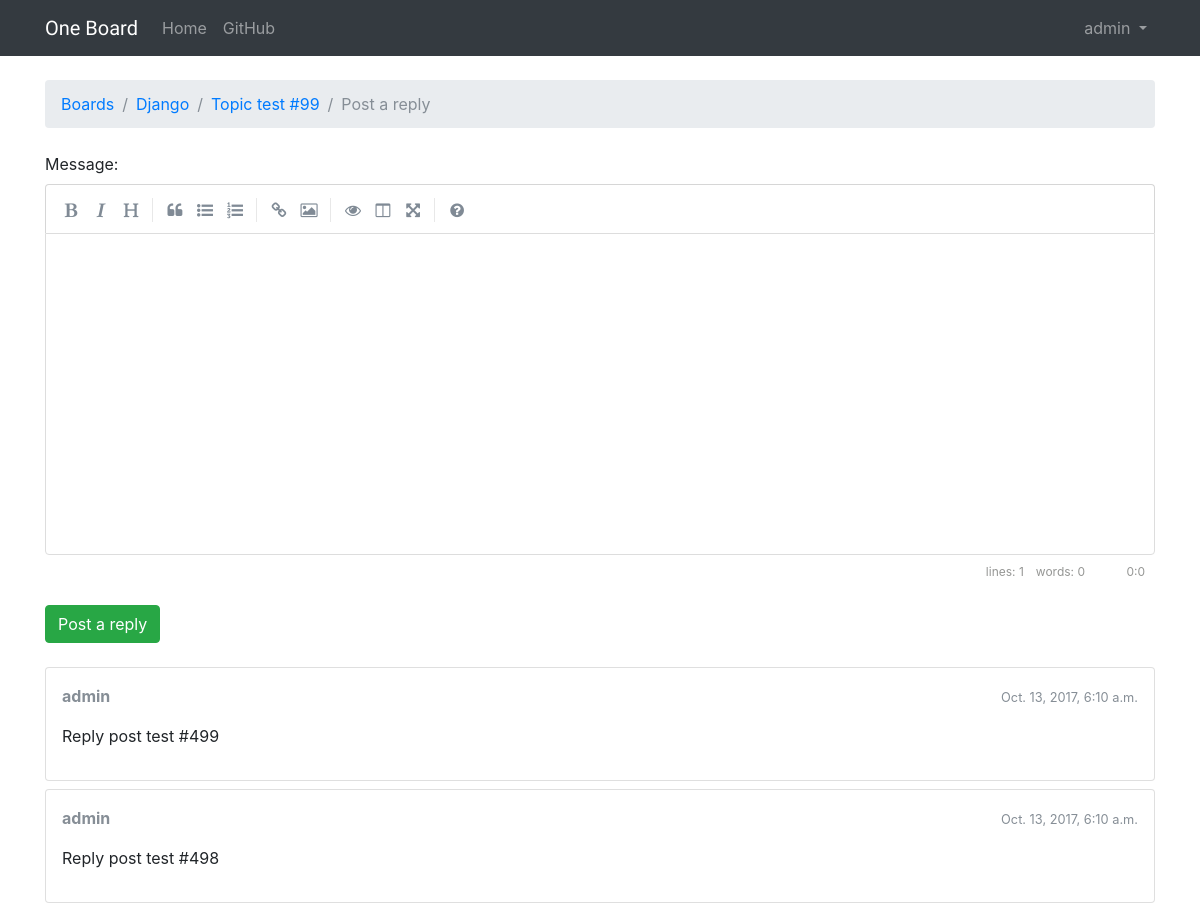
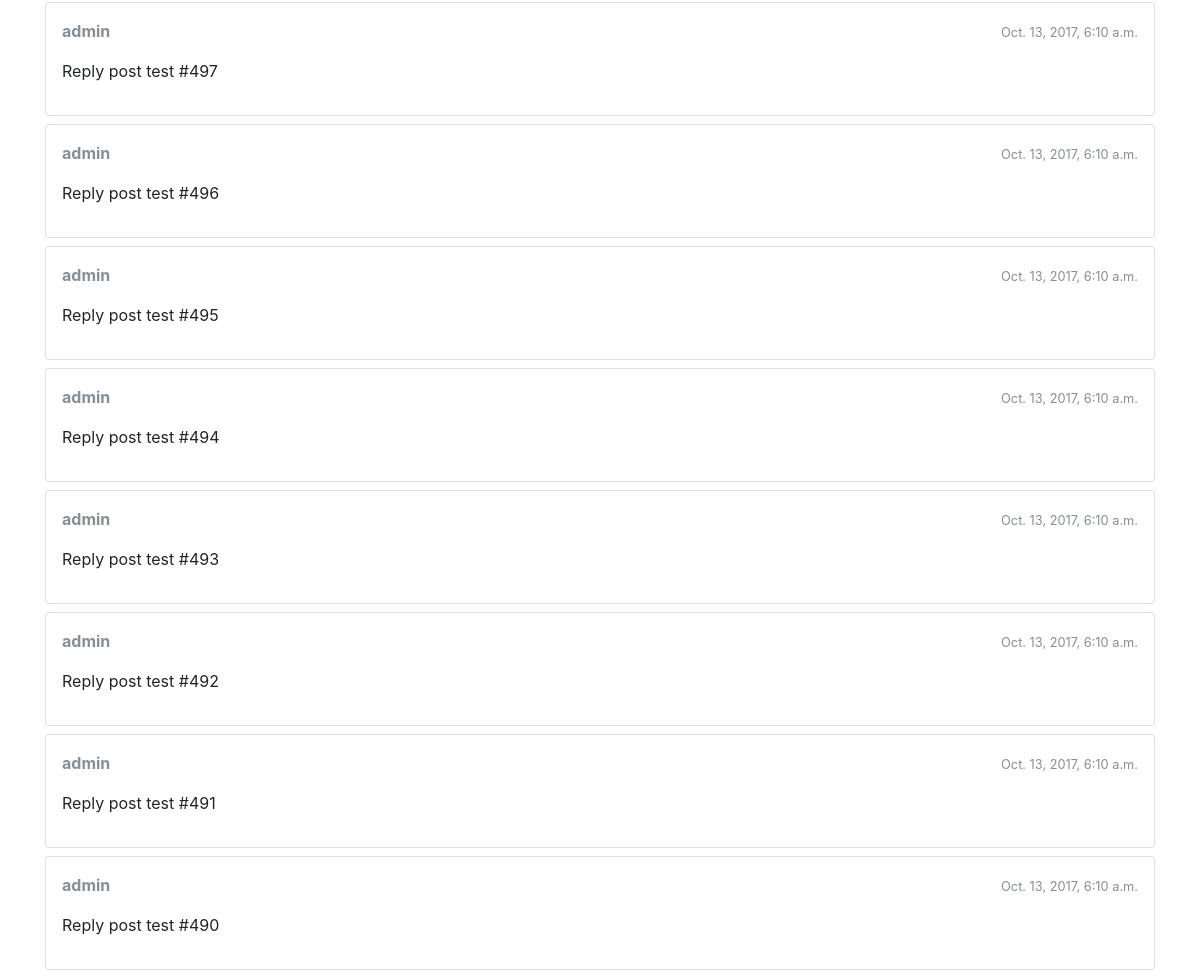
The page /boards/1/topics/110/reply/ (signed in) on the database as committed earlier (2 pictures, top to bottom).
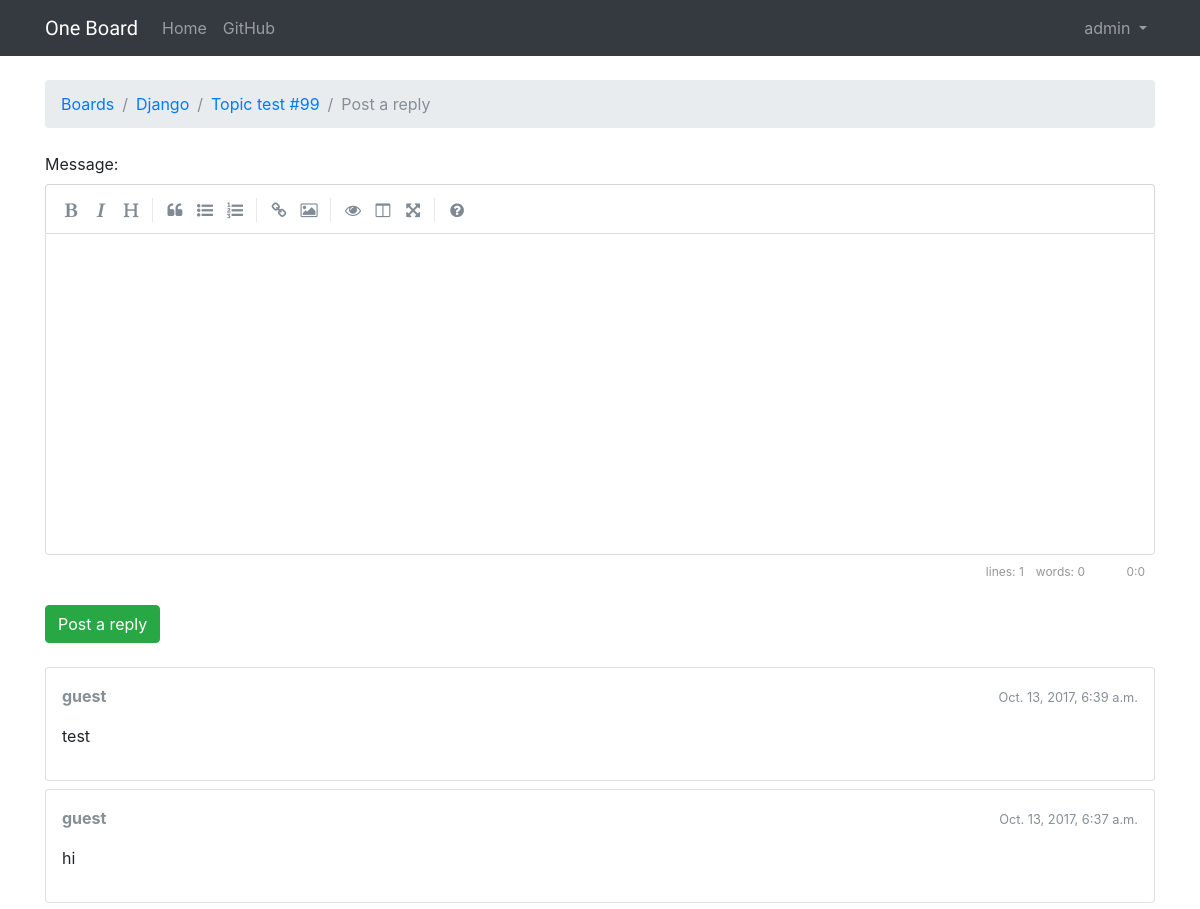
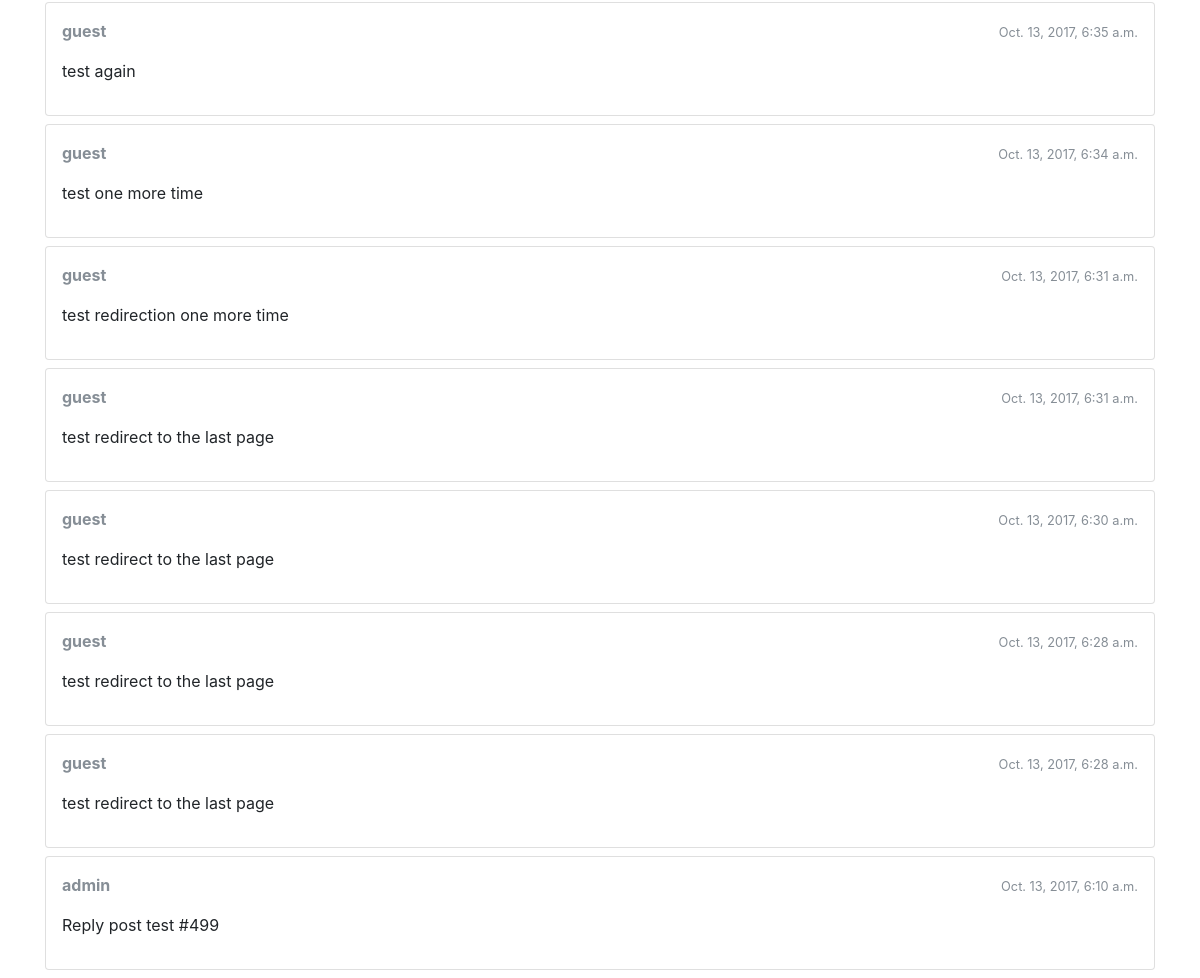
The same page on the database as committed later (2 pictures, top to bottom).
### boards/models.py (models this page shows, shortened)
class Post(models.Model):
    message = models.TextField(max_length=4000)
    topic = models.ForeignKey(Topic, related_name='posts')
    created_at = models.DateTimeField(auto_now_add=True)
    updated_at = models.DateTimeField(null=True)
    created_by = models.ForeignKey(User, related_name='posts')
    updated_by = models.ForeignKey(User, null=True, related_name='+')
    def get_message_as_markdown(self):
        return mark_safe(markdown(self.message, safe_mode='escape'))

### boards/views.py (the view)
# urls.py: url(r'^boards/(?P<pk>\d+)/topics/(?P<topic_pk>\d+)/reply/$', views.reply_topic, name='reply_topic'),
@login_required
def reply_topic(request, pk, topic_pk):
    topic = get_object_or_404(Topic, board__pk=pk, pk=topic_pk)
    if request.method == 'POST':
        form = PostForm(request.POST)
        if form.is_valid():
            post = form.save(commit=False)
            post.topic = topic
            post.created_by = request.user
            post.save()
            topic.last_updated = timezone.now()
            topic.save()
            topic_url = reverse('topic_posts', kwargs={'pk': pk, 'topic_pk': topic_pk})
            topic_post_url = '{url}?page={page}#{id}'.format(
                url=topic_url,
                id=post.pk,
                page=topic.get_page_count()
            )
            return redirect(topic_post_url)
    else:
        form = PostForm()
    return render(request, 'reply_topic.html', {'topic': topic, 'form': form})

### boards/models.py (called while the page is built)
    def get_last_ten_posts(self):
        return self.posts.order_by('-created_at')[:10]

### boards/templatetags/form_tags.py (called while the page is built)
@register.filter
def input_class(bound_field):
    css_class = ''
    if bound_field.form.is_bound:
        if bound_field.errors:
            css_class = 'is-invalid'
        elif field_type(bound_field) != 'PasswordInput':
            css_class = 'is-valid'
    return 'form-control {}'.format(css_class)

### templates/reply_topic.html (shortened to what this page needs)
{% extends 'base.html' %}
{% load static %}
{% block stylesheet %}
  <link rel="stylesheet" href="{% static 'css/simplemde.min.css' %}">
{% endblock %}
{% block breadcrumb %}
  <li class="breadcrumb-item"><a href="{% url 'home' %}">Boards</a></li>
  <li class="breadcrumb-item"><a href="{% url 'board_topics' topic.board.pk %}">{{ topic.board.name }}</a></li>
  <li class="breadcrumb-item"><a href="{% url 'topic_posts' topic.board.pk topic.pk %}">{{ topic.subject }}</a></li>
  <li class="breadcrumb-item active">Post a reply</li>
{% endblock %}
{% block content %}
  <form method="post" class="mb-4" novalidate>
    {% include 'includes/form.html' %}
    <button type="submit" class="btn btn-success">Post a reply</button>
  </form>
  {% for post in topic.get_last_ten_posts %}
    <div class="card mb-2">
      <div class="card-body p-3">
        <div class="row mb-3">
          <div class="col-6">
            <strong class="text-muted">{{ post.created_by.username }}</strong>
          </div>
          <div class="col-6 text-right">
            <small class="text-muted">{{ post.created_at }}</small>
          </div>
        </div>
        {{ post.get_message_as_markdown }}
      </div>
    </div>
  {% endfor %}
{% endblock %}

Rows that differ between the two databases and show on the page:
no longer on this page (row unchanged): Post: created_by.username "admin", created_at "Oct. 13, 2017, 6:10 a.m.", get_message_as_markdown "Reply post test #498"
no longer on this page (row unchanged): Post: created_by.username "admin", created_at "Oct. 13, 2017, 6:10 a.m.", get_message_as_markdown "Reply post test #497"
no longer on this page (row unchanged): Post: created_by.username "admin", created_at "Oct. 13, 2017, 6:10 a.m.", get_message_as_markdown "Reply post test #496"
no longer on this page (row unchanged): Post: created_by.username "admin", created_at "Oct. 13, 2017, 6:10 a.m.", get_message_as_markdown "Reply post test #495"
no longer on this page (row unchanged): Post: created_by.username "admin", created_at "Oct. 13, 2017, 6:10 a.m.", get_message_as_markdown "Reply post test #494"
no longer on this page (row unchanged): Post: created_by.username "admin", created_at "Oct. 13, 2017, 6:10 a.m.", get_message_as_markdown "Reply post test #493"
no longer on this page (row unchanged): Post: created_by.username "admin", created_at "Oct. 13, 2017, 6:10 a.m.", get_message_as_markdown "Reply post test #492"
no longer on this page (row unchanged): Post: created_by.username "admin", created_at "Oct. 13, 2017, 6:10 a.m.", get_message_as_markdown "Reply post test #491"
no longer on this page (row unchanged): Post: created_by.username "admin", created_at "Oct. 13, 2017, 6:10 a.m.", get_message_as_markdown "Reply post test #490"
added Post: created_by.username "guest", created_at "Oct. 13, 2017, 6:39 a.m.", get_message_as_markdown "test"
added Post: created_by.username "guest", created_at "Oct. 13, 2017, 6:37 a.m.", get_message_as_markdown "hi"
added Post: created_by.username "guest", created_at "Oct. 13, 2017, 6:35 a.m.", get_message_as_markdown "test again"
added Post: created_by.username "guest", created_at "Oct. 13, 2017, 6:34 a.m.", get_message_as_markdown "test one more time"
added Post: created_by.username "guest", created_at "Oct. 13, 2017, 6:31 a.m.", get_message_as_markdown "test redirection one more time"
added Post: created_by.username "guest", created_at "Oct. 13, 2017, 6:31 a.m.", get_message_as_markdown "test redirect to the last page"
added Post: created_by.username "guest", created_at "Oct. 13, 2017, 6:30 a.m.", get_message_as_markdown "test redirect to the last page"
added Post: created_by.username "guest", created_at "Oct. 13, 2017, 6:28 a.m.", get_message_as_markdown "test redirect to the last page"
added Post: created_by.username "guest", created_at "Oct. 13, 2017, 6:28 a.m.", get_message_as_markdown "test redirect to the last page"
